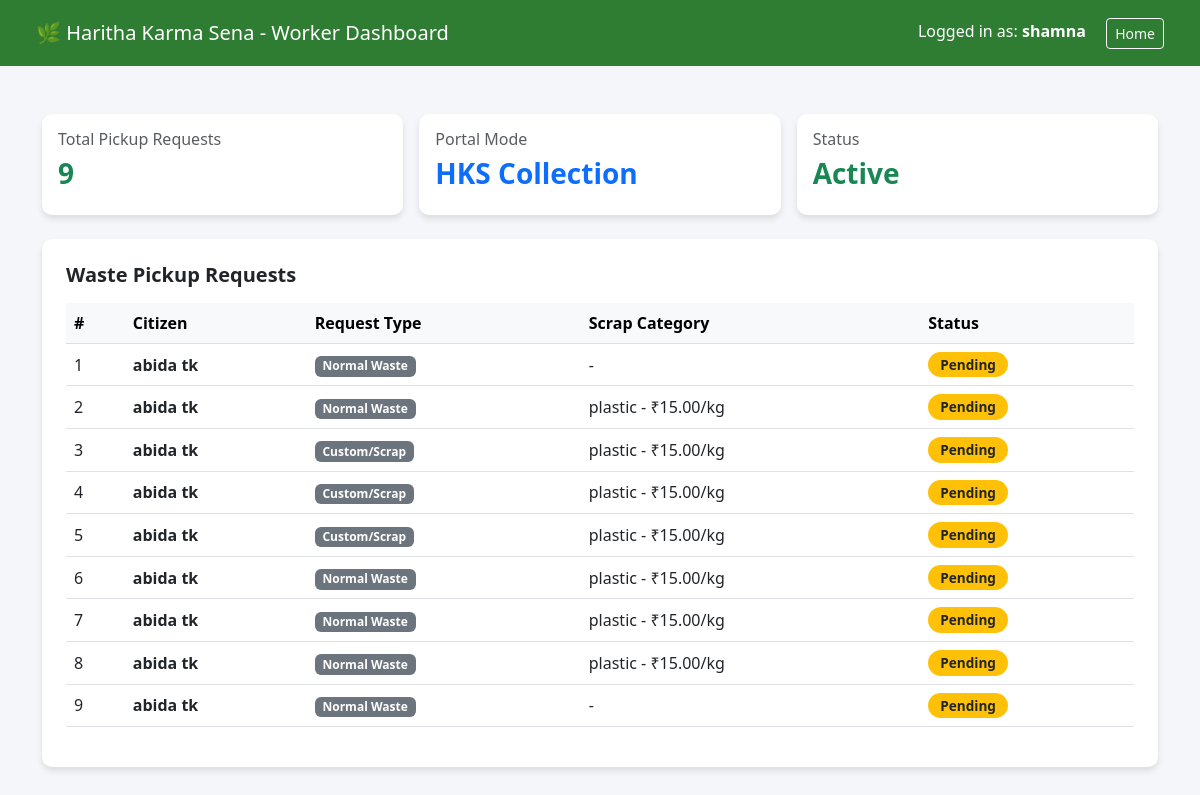
The page /worker-dashboard/ (signed in) on the database its author committed.
### waste_app/models.py (models this page shows, shortened)
class WasteRequest(models.Model):
    REQUEST_TYPE = [
        ('normal', 'Normal Waste'),
        ('custom', 'Custom/Scrap'),
    ]
    STATUS_CHOICES = [
        ('pending', 'Pending'),
        ('accepted', 'Accepted by HKS'),
        ('scheduled', 'Scheduled'),
        ('completed', 'Completed'),
        ('cancelled', 'Cancelled'),
    ]
    citizen = models.ForeignKey(User, on_delete=models.CASCADE, related_name='requests')
    request_type = models.CharField(max_length=20, choices=REQUEST_TYPE)
    status = models.CharField(max_length=20, choices=STATUS_CHOICES, default='pending')
    scrap_category = models.ForeignKey(ScrapCategory, on_delete=models.SET_NULL, null=True, blank=True)
    quantity = models.FloatField(null=True, blank=True)
    scrap_image = models.ImageField(upload_to='scrap_images/', null=True, blank=True)
    estimated_amount = models.DecimalField(max_digits=10, decimal_places=2, default=0.00)
    scheduled_date = models.DateField(null=True, blank=True)
    normal_waste_items = models.TextField(null=True, blank=True)
    created_at = models.DateTimeField(auto_now_add=True)

class ScrapCategory(models.Model):
    name = models.CharField(max_length=100)
    rate_per_kg = models.DecimalField(max_digits=7, decimal_places=2)
    def __str__(self):
        return f"{self.name} - ₹{self.rate_per_kg}/kg"

### waste_app/views.py (the view)
# urls.py: path('worker-dashboard/', views.worker_dashboard, name='worker_dashboard'),
@login_required
def worker_dashboard(request):
    all_requests = WasteRequest.objects.all().order_by('-created_at')
    return render(request, 'waste_app/worker_dashboard.html', {'requests': all_requests})

### waste_app/templates/waste_app/worker_dashboard.html (shortened to what this page needs)
<!DOCTYPE html>
<html lang="en">
<head>
    <link href="https://cdn.jsdelivr.net/npm/bootstrap@5.3.0/dist/css/bootstrap.min.css" rel="stylesheet">
</head>
<body>
    <nav class="navbar navbar-custom px-4 py-3">
        <div class="container-fluid">
            <span class="navbar-brand mb-0 h1 text-white">🌿 Haritha Karma Sena - Worker Dashboard</span>
            <div>
                <span class="me-3">Logged in as: <strong>{{ request.user.username }}</strong></span>
                <a href="/" class="btn btn-sm btn-outline-light">Home</a>
            </div>
        </div>
    </nav>
    <div class="container my-5">
        <div class="row g-3 mb-4">
            <div class="col-md-4">
                <div class="card card-custom p-3 bg-white">
                    <h6 class="text-muted">Total Pickup Requests</h6>
                    <h3 class="fw-bold text-success">{{ requests|length|default:"0" }}</h3>
                </div>
            </div>
            <div class="col-md-4">
                <div class="card card-custom p-3 bg-white">
                    <h6 class="text-muted">Portal Mode</h6>
                    <h3 class="fw-bold text-primary">HKS Collection</h3>
                </div>
            </div>
            <div class="col-md-4">
                <div class="card card-custom p-3 bg-white">
                    <h6 class="text-muted">Status</h6>
                    <h3 class="fw-bold text-success">Active</h3>
                </div>
            </div>
        </div>
        <div class="card card-custom bg-white p-4">
            <h5 class="fw-bold mb-3">Waste Pickup Requests</h5>
            <div class="table-responsive">
                <table class="table table-hover align-middle">
                    <thead class="table-light">
                        <tr>
                            <th>#</th>
                            <th>Citizen</th>
                            <th>Request Type</th>
                            <th>Scrap Category</th>
                            <th>Status</th>
                        </tr>
                    </thead>
                    <tbody>
                        {% for item in requests %}
                        <tr>
                            <td>{{ forloop.counter }}</td>
                            <td>
                                <strong>{{ item.citizen.get_full_name|default:item.citizen.username }}</strong>
                            </td>
                            <td>
                                <span class="badge bg-secondary">{{ item.get_request_type_display|default:item.request_type }}</span>
                            </td>
                            <td>
                                {{ item.scrap_category|default:"-" }}
                            </td>
                            <td>
                                {% if item.status == 'pending' %}
                                    <span class="badge bg-warning text-dark status-badge">Pending</span>
                                {% elif item.status == 'completed' %}
                                    <span class="badge bg-success status-badge">Completed</span>
                                {% elif item.status == 'accepted' %}
                                    <span class="badge bg-info text-dark status-badge">Accepted by HKS</span>
                                {% else %}
                                    <span class="badge bg-primary status-badge">{{ item.get_status_display|default:item.status }}</span>
                                {% endif %}
                            </td>
                        </tr>
                        {% empty %}
                        <tr>
                            <td colspan="5" class="text-center py-4 text-muted">
                                റിക്വസ്റ്റുകളൊന്നും നിലവിലില്ല (No pickup requests found).
                            </td>
                        </tr>
                        {% endfor %}
                    </tbody>
                </table>
            </div>
        </div>
    </div>
</body>
</html>

### waste_app/templates/waste_app/worker_dashboard.html (style rules this page uses)
body { background-color: #f4f6f9; font-family: 'Segoe UI', Tahoma, Geneva, Verdana, sans-serif; }
.navbar-custom { background-color: #2e7d32; color: white; }
.card-custom { border-radius: 10px; border: none; box-shadow: 0 4px 6px rgba(0,0,0,0.1); }
.status-badge { font-size: 0.85rem; padding: 6px 12px; border-radius: 20px; }

### rows shown on the page
WasteRequest: citizen.get_full_name "abida tk", request_type "Normal Waste", scrap_category "-", status "Pending"
WasteRequest: citizen.get_full_name "abida tk", request_type "Normal Waste", scrap_category "plastic - ₹15.00/kg", status "Pending"
WasteRequest: citizen.get_full_name "abida tk", request_type "Custom/Scrap", scrap_category "plastic - ₹15.00/kg", status "Pending"
WasteRequest: citizen.get_full_name "abida tk", request_type "Custom/Scrap", scrap_category "plastic - ₹15.00/kg", status "Pending"
WasteRequest: citizen.get_full_name "abida tk", request_type "Custom/Scrap", scrap_category "plastic - ₹15.00/kg", status "Pending"
WasteRequest: citizen.get_full_name "abida tk", request_type "Normal Waste", scrap_category "plastic - ₹15.00/kg", status "Pending"
WasteRequest: citizen.get_full_name "abida tk", request_type "Normal Waste", scrap_category "plastic - ₹15.00/kg", status "Pending"
WasteRequest: citizen.get_full_name "abida tk", request_type "Normal Waste", scrap_category "plastic - ₹15.00/kg", status "Pending"
WasteRequest: citizen.get_full_name "abida tk", request_type "Normal Waste", scrap_category "-", status "Pending"

### other values the page prints
{{ request.user.username }} "shamna"
{{ requests|length|default:"0" }} "9"
